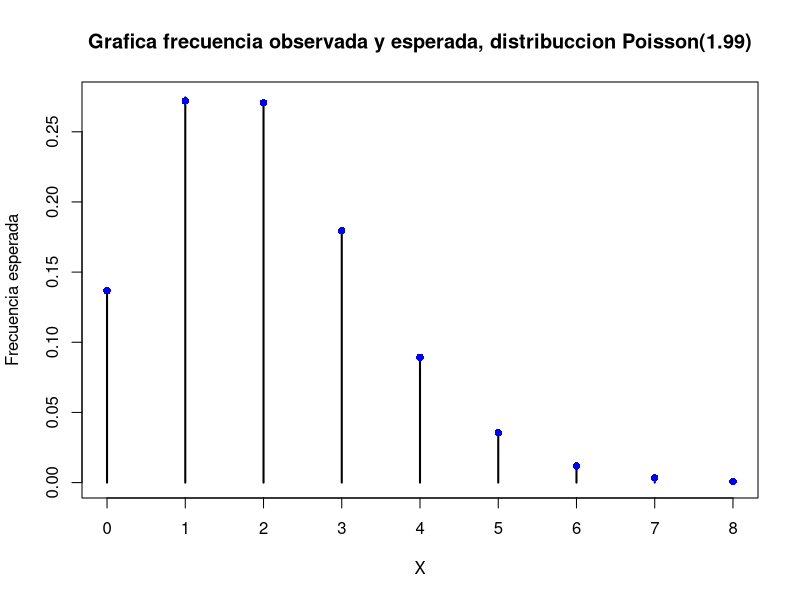

Generate this figure with R: (Note: this script raises an error after producing the figure.)
#-----------------------------------#
# Kevin Steven Garcia Chica
# Cesar A. Saavedra 
# Simulacion Estadistica Trabajo 1
#-----------------------------------#
suppressMessages(library(ggplot2))

#-----------------------------------#
# Distribucion Poisson:
#-----------------------------------#
nsim=10000
l=1.99 #Parametro del articulo, Media de terremotos por a??o.

# Poisson con R #
RP <- rpois(nsim,l)

# Poisson con metodo propio #
N=nsim
X<-c()
for (j in 1:N) {
  U<-runif(1)
  i=0 ; F=P=exp(-l)
  while (U>=F) {
    P=(l/(i+1))*P
    F=F+P
    i=i+1
  }
  X[j]=i
}

#Pruebas de bondad de ajuste:
Z<-table(X)
obs<-Z/length(X)  #Observado
prob<-round(dpois(seq(0,9),1.99),4) #Esperado
#Gr?fica comparativa:
x11()
plot(obs,main="Grafica frecuencia observada y esperada, distribuccion Poisson(1.99)", ylab="Frecuencia esperada")
points(seq(0,9),prob, col="blue", pch=16)

#Prueba de bondad de ajuste chi cuadrado:
est<-sum((obs-prob)^2/prob)  #Estadistico de prueba
valorp<-1-pchisq(est,9)
qchisq(0.95,8)   #Valor critico
pchisq(est,9,lower.tail = F) #Otra forma de sacar la probabilidad mayor que.

#Grafico#
plot(obs, type="h", lwd=15, col="black", main="Grafica frecuencia observada y esperada",
     xlab="Valor Prueba", Ylab="Valor Prueba de bondad de ajuste", bty="n")
points(seq(0,9),prob, lwd=2, col="green", type="h")
legend("topright",legend=c("Observado","Esperado"), 
       pch=c(19,19),col=c("green","black"), lty=1,2, bty="n", cex=1.5)

#Prueba de R:

#Grafico#
plot(table(RP), main="Poisson para Lambda = 1.99 ", xlab="Frecuencia de terremotos", ylab="Simulaciones")
points(seq(0,9), table(X), pch=16, col="red")
legend("topright",legend=c("Metodo Tradicional R","Metodo Transformada Inversa"), 
       pch=c(16, 16),col=c("black","red"), bty="n", cex=1.2)
#plot(table(X), main="Poisson(1.99) con el metodo propio", xlab="Magnitud", ylab="")


#-----------------------------------#
#Distribucion Logistic:
#-----------------------------------#
nsim2=14000
# M. tradicional #
L <- rlogis(nsim2, 0,2)

# Transformada Inversa #
a=0
b=2
U <- runif(nsim2,0,1)
X = a + b*log((U)/(1-U))
l=seq(-20,20, by=0.001)

#Grafico#
x11()
hist((X), main="Distribucion Logistica de parametro (0,2)", freq=F, col="grey", bty="n")
lines(l, dlogis(l,0,2), lwd=2, col="red")
legend("topleft",legend=c("Metodo Transformada Inversa","Metodo Tradicional R"), 
       pch=c("-,-"),col=c("black","red"), lty=1,2, bty="n")

#Generacion variable de respuesta Y:
Y<-c(rep(0,7000),rep(1,7000)) # 0:Clientes malos, 1:Clientes buenos

# Tabla de frecuencias
dat1 = L
n.cl=8
puntos = min(dat1)+(0:n.cl)*(max(dat1)-min(dat1))/n.cl
T1 = table(cut(dat1, breaks=puntos))
plot(T1)

dat2 = X
n.cl=8
puntos = min(dat)+(0:n.cl)*(max(dat2)-min(dat2))/n.cl
T2 = table(cut(dat2, breaks=puntos,right = T))
plot(T2)

#Prueba de bondad de ajuste kolmogorov para la logistic:
ks.test(X,'plogis',0,2)
